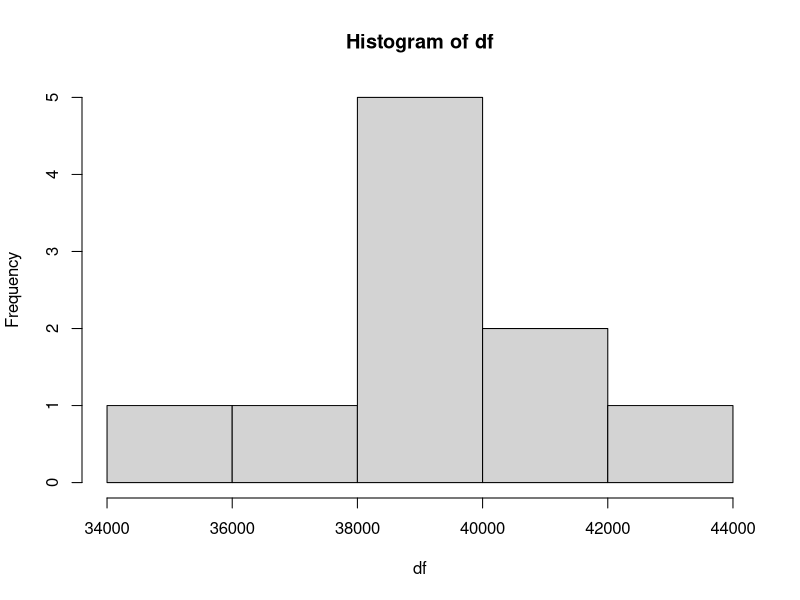
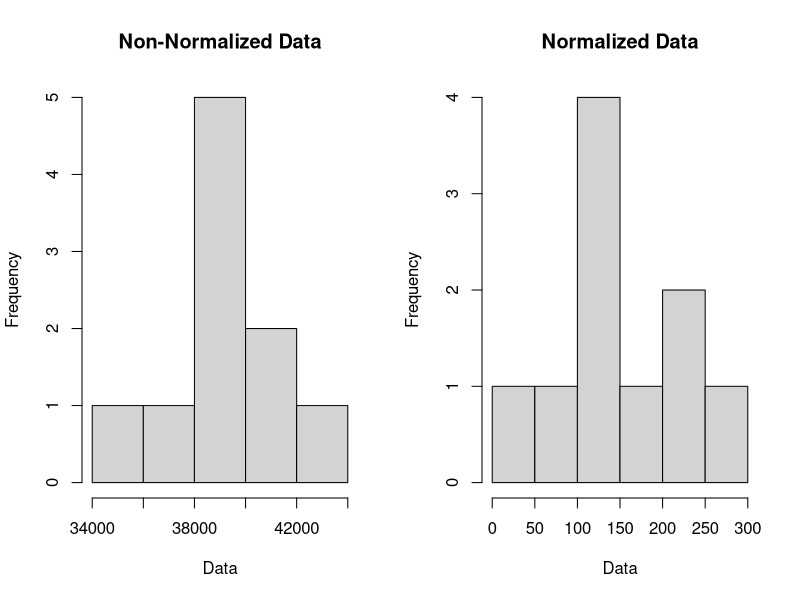

These charts were generated, in order, by the following R code:
## Normalization


set.seed(4208)

#Generate random numbers
df <- rnorm(10, mean = 40000, sd=2000)
df
hist(df) # plot data

mx <- 255 # maximum value of normalization

normalize <- function(df, mx, int=TRUE, plot=TRUE){
  norm <- (df - min(df)) * mx / (max(df) - min(df))
  if (int==TRUE) {
    norm <- as.integer(norm)
  }
  if (plot==TRUE) {
    par(mfrow=c(1,2))    # set the plotting area into a 1*2 array
    hist(df,main = "Non-Normalized Data", xlab = "Data")
    hist(norm, main = "Normalized Data", xlab = "Data")
  }
    return(norm)
  par(mfrow=c(1,1))    # set the plotting area into a 1*2 array
  
}
normalize(df, mx, TRUE, TRUE)
